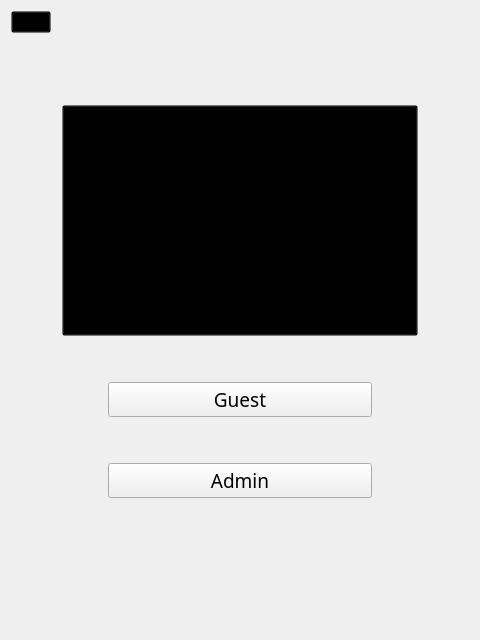
<?xml version="1.0" encoding="UTF-8"?>
<ui version="4.0">
 <class>Menu</class>
 <widget class="QMainWindow" name="Menu">
  <property name="geometry">
   <rect>
    <x>0</x>
    <y>0</y>
    <width>480</width>
    <height>640</height>
   </rect>
  </property>
  <property name="windowTitle">
   <string>Menu</string>
  </property>
  <widget class="QWidget" name="centralWidget">
   <layout class="QGridLayout" name="gridLayout_4">
    <item row="0" column="4">
     <spacer name="horizontalSpacer">
      <property name="orientation">
       <enum>Qt::Horizontal</enum>
      </property>
      <property name="sizeType">
       <enum>QSizePolicy::Preferred</enum>
      </property>
      <property name="sizeHint" stdset="0">
       <size>
        <width>40</width>
        <height>20</height>
       </size>
      </property>
     </spacer>
    </item>
    <item row="0" column="3">
     <spacer name="horizontalSpacer_2">
      <property name="orientation">
       <enum>Qt::Horizontal</enum>
      </property>
      <property name="sizeType">
       <enum>QSizePolicy::Preferred</enum>
      </property>
      <property name="sizeHint" stdset="0">
       <size>
        <width>40</width>
        <height>20</height>
       </size>
      </property>
     </spacer>
    </item>
    <item row="0" column="2">
     <spacer name="horizontalSpacer_3">
      <property name="orientation">
       <enum>Qt::Horizontal</enum>
      </property>
      <property name="sizeType">
       <enum>QSizePolicy::Preferred</enum>
      </property>
      <property name="sizeHint" stdset="0">
       <size>
        <width>40</width>
        <height>20</height>
       </size>
      </property>
     </spacer>
    </item>
    <item row="0" column="1">
     <spacer name="horizontalSpacer_4">
      <property name="orientation">
       <enum>Qt::Horizontal</enum>
      </property>
      <property name="sizeType">
       <enum>QSizePolicy::Preferred</enum>
      </property>
      <property name="sizeHint" stdset="0">
       <size>
        <width>40</width>
        <height>20</height>
       </size>
      </property>
     </spacer>
    </item>
    <item row="1" column="0" colspan="5">
     <widget class="QWidget" name="gridWidget" native="true">
      <property name="sizePolicy">
       <sizepolicy hsizetype="Preferred" vsizetype="Preferred">
        <horstretch>0</horstretch>
        <verstretch>7</verstretch>
       </sizepolicy>
      </property>
      <layout class="QGridLayout" name="gridLayout_2">
       <item row="4" column="2">
        <widget class="QPushButton" name="admin">
         <property name="sizePolicy">
          <sizepolicy hsizetype="Preferred" vsizetype="Preferred">
           <horstretch>1</horstretch>
           <verstretch>0</verstretch>
          </sizepolicy>
         </property>
         <property name="font">
          <font>
           <family>Kristen ITC</family>
           <pointsize>14</pointsize>
          </font>
         </property>
         <property name="text">
          <string>Admin</string>
         </property>
        </widget>
       </item>
       <item row="2" column="1">
        <spacer name="horizontalSpacer_7">
         <property name="orientation">
          <enum>Qt::Horizontal</enum>
         </property>
         <property name="sizeType">
          <enum>QSizePolicy::Preferred</enum>
         </property>
         <property name="sizeHint" stdset="0">
          <size>
           <width>40</width>
           <height>20</height>
          </size>
         </property>
        </spacer>
       </item>
       <item row="2" column="3">
        <spacer name="horizontalSpacer_8">
         <property name="orientation">
          <enum>Qt::Horizontal</enum>
         </property>
         <property name="sizeType">
          <enum>QSizePolicy::Preferred</enum>
         </property>
         <property name="sizeHint" stdset="0">
          <size>
           <width>40</width>
           <height>20</height>
          </size>
         </property>
        </spacer>
       </item>
       <item row="0" column="1" colspan="3">
        <widget class="QPushButton" name="pushButton_2">
         <property name="sizePolicy">
          <sizepolicy hsizetype="Preferred" vsizetype="Preferred">
           <horstretch>0</horstretch>
           <verstretch>3</verstretch>
          </sizepolicy>
         </property>
         <property name="styleSheet">
          <string notr="true">background-color:transparent</string>
         </property>
         <property name="text">
          <string/>
         </property>
         <property name="icon">
          <iconset theme="C:\build-Check_application-Desktop_Qt_5_10_1_MinGW_32bit-Release\Image\icon.png"/>
         </property>
         <property name="iconSize">
          <size>
           <width>300</width>
           <height>300</height>
          </size>
         </property>
        </widget>
       </item>
       <item row="5" column="2">
        <spacer name="verticalSpacer_6">
         <property name="orientation">
          <enum>Qt::Vertical</enum>
         </property>
         <property name="sizeType">
          <enum>QSizePolicy::Preferred</enum>
         </property>
         <property name="sizeHint" stdset="0">
          <size>
           <width>20</width>
           <height>40</height>
          </size>
         </property>
        </spacer>
       </item>
       <item row="3" column="2">
        <spacer name="verticalSpacer_7">
         <property name="orientation">
          <enum>Qt::Vertical</enum>
         </property>
         <property name="sizeType">
          <enum>QSizePolicy::Preferred</enum>
         </property>
         <property name="sizeHint" stdset="0">
          <size>
           <width>20</width>
           <height>40</height>
          </size>
         </property>
        </spacer>
       </item>
       <item row="7" column="2">
        <spacer name="verticalSpacer_2">
         <property name="orientation">
          <enum>Qt::Vertical</enum>
         </property>
         <property name="sizeType">
          <enum>QSizePolicy::Preferred</enum>
         </property>
         <property name="sizeHint" stdset="0">
          <size>
           <width>20</width>
           <height>40</height>
          </size>
         </property>
        </spacer>
       </item>
       <item row="2" column="4">
        <spacer name="horizontalSpacer_6">
         <property name="orientation">
          <enum>Qt::Horizontal</enum>
         </property>
         <property name="sizeType">
          <enum>QSizePolicy::Preferred</enum>
         </property>
         <property name="sizeHint" stdset="0">
          <size>
           <width>40</width>
           <height>20</height>
          </size>
         </property>
        </spacer>
       </item>
       <item row="2" column="0">
        <spacer name="horizontalSpacer_5">
         <property name="orientation">
          <enum>Qt::Horizontal</enum>
         </property>
         <property name="sizeType">
          <enum>QSizePolicy::Preferred</enum>
         </property>
         <property name="sizeHint" stdset="0">
          <size>
           <width>40</width>
           <height>20</height>
          </size>
         </property>
        </spacer>
       </item>
       <item row="2" column="2">
        <widget class="QPushButton" name="guest">
         <property name="sizePolicy">
          <sizepolicy hsizetype="Preferred" vsizetype="Preferred">
           <horstretch>1</horstretch>
           <verstretch>0</verstretch>
          </sizepolicy>
         </property>
         <property name="font">
          <font>
           <family>Kristen ITC</family>
           <pointsize>14</pointsize>
          </font>
         </property>
         <property name="text">
          <string>Guest</string>
         </property>
        </widget>
       </item>
       <item row="1" column="2">
        <spacer name="verticalSpacer_4">
         <property name="orientation">
          <enum>Qt::Vertical</enum>
         </property>
         <property name="sizeType">
          <enum>QSizePolicy::Preferred</enum>
         </property>
         <property name="sizeHint" stdset="0">
          <size>
           <width>20</width>
           <height>40</height>
          </size>
         </property>
        </spacer>
       </item>
       <item row="6" column="2">
        <spacer name="verticalSpacer_3">
         <property name="orientation">
          <enum>Qt::Vertical</enum>
         </property>
         <property name="sizeType">
          <enum>QSizePolicy::Preferred</enum>
         </property>
         <property name="sizeHint" stdset="0">
          <size>
           <width>20</width>
           <height>40</height>
          </size>
         </property>
        </spacer>
       </item>
      </layout>
     </widget>
    </item>
    <item row="0" column="0" alignment="Qt::AlignLeft|Qt::AlignTop">
     <widget class="QPushButton" name="back">
      <property name="sizePolicy">
       <sizepolicy hsizetype="Preferred" vsizetype="Preferred">
        <horstretch>0</horstretch>
        <verstretch>1</verstretch>
       </sizepolicy>
      </property>
      <property name="styleSheet">
       <string notr="true">background-color:transparent</string>
      </property>
      <property name="text">
       <string/>
      </property>
      <property name="icon">
       <iconset theme="C:\build-Check_application-Desktop_Qt_5_10_1_MinGW_32bit-Release\Image\arrow.png"/>
      </property>
      <property name="iconSize">
       <size>
        <width>50</width>
        <height>50</height>
       </size>
      </property>
     </widget>
    </item>
   </layout>
  </widget>
 </widget>
 <layoutdefault spacing="6" margin="11"/>
 <resources/>
 <connections/>
</ui>
